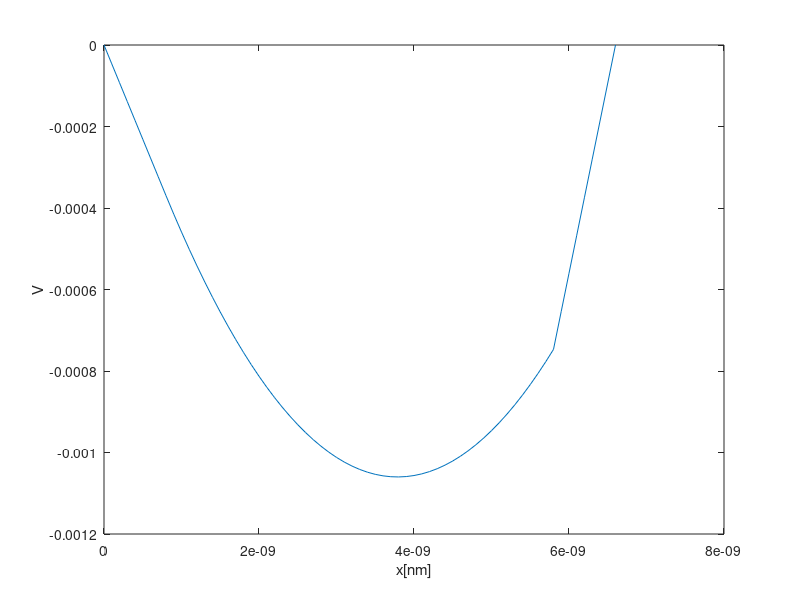

Reproduce this figure in MATLAB.
q = 1.602192e-19; 
eps0 = 8.854187e-12; 
Delta_x = 0.1e-9;
N = 67; 
eps_si = 11.7; % Silicon relative permittivity
eps_ox = 3.9; % Silicon dioxide relative permittivity
Nacc = 1e23; % 1e18/cm^3, we can change it to 1e23,24,25 
interface1 = 9;
interface2 = 59;

A=zeros(N,N);
A(1,1)=1;
A(N,N)=1;
for i=2:N-1
     if     (i < interface1) 
         A(i,i-1) = eps_ox;    A(i,i) = -2*eps_ox;         A(i,i+1) = eps_ox;
     end
     if (i == interface1) 
         A(i,i-1) = eps_ox;    A(i,i) = -eps_ox-eps_si;    A(i,i+1) = eps_si;
     end
     if (i < interface2)   
         A(i,i-1) = eps_si;    A(i,i) = -2*eps_si;         A(i,i+1) = eps_si;
     end
     if (i == interface2) 
         A(i,i-1) = eps_si;    A(i,i) = -eps_si-eps_ox;    A(i,i+1) = eps_ox;
     end
     if (i > interface2) 
         A(i,i-1) = eps_ox;    A(i,i) = -2*eps_ox;         A(i,i+1) = eps_ox;
     end
end
b= zeros(N,1);
for i=interface1:interface2
    if (i==interface1) b(i,1)= Delta_x*Delta_x*q*Nacc/eps0*0.5;
    elseif (i==interface2) b(i,1)= Delta_x*Delta_x*q*Nacc/eps0*0.5;
    else b(i,1) = Delta_x*Delta_x*q*Nacc/eps0;
        end
end

x=Delta_x*[0:(N-1)];
y=inv(A)*b;
plot(x,y);
xlabel('x[nm]')
ylabel('V')

y_analytic = zeros(N,1);
%analytic solution
for i=1:interface1
    y_analytic(i,1)=1/2*x(i)*-3*0.8e-9*q*Nacc*5e-9/(eps0*eps_si)/0.8e-9;
end
for i= interface1+1 : interface2-1
    y_analytic(i,1)=1/2*Nacc*(x(i)-0.8e-9)*(x(i)-5.8e-9)/(eps0*eps_si)+1/2*-3*0.8e-9*q*Nacc*5e-9/(eps0*eps_si);
end
for i= interface2 : N
    y_analytic(i,1)=1/2*(x(i)-1.6e-9-5e-9)*-3*0.8e-9*q*Nacc*5e-9/(eps0*eps_si)/0.8e-9;
end
